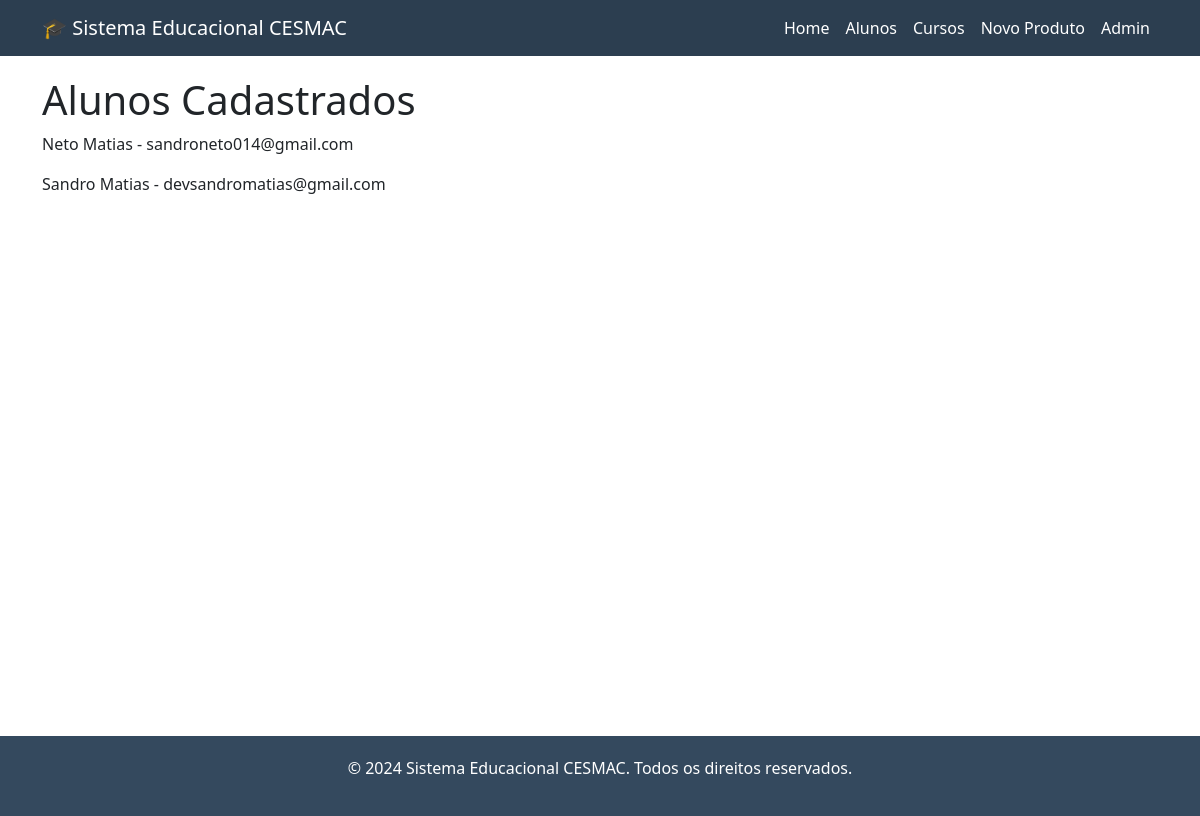
/alunos/, run on an earlier commit of the app's database.
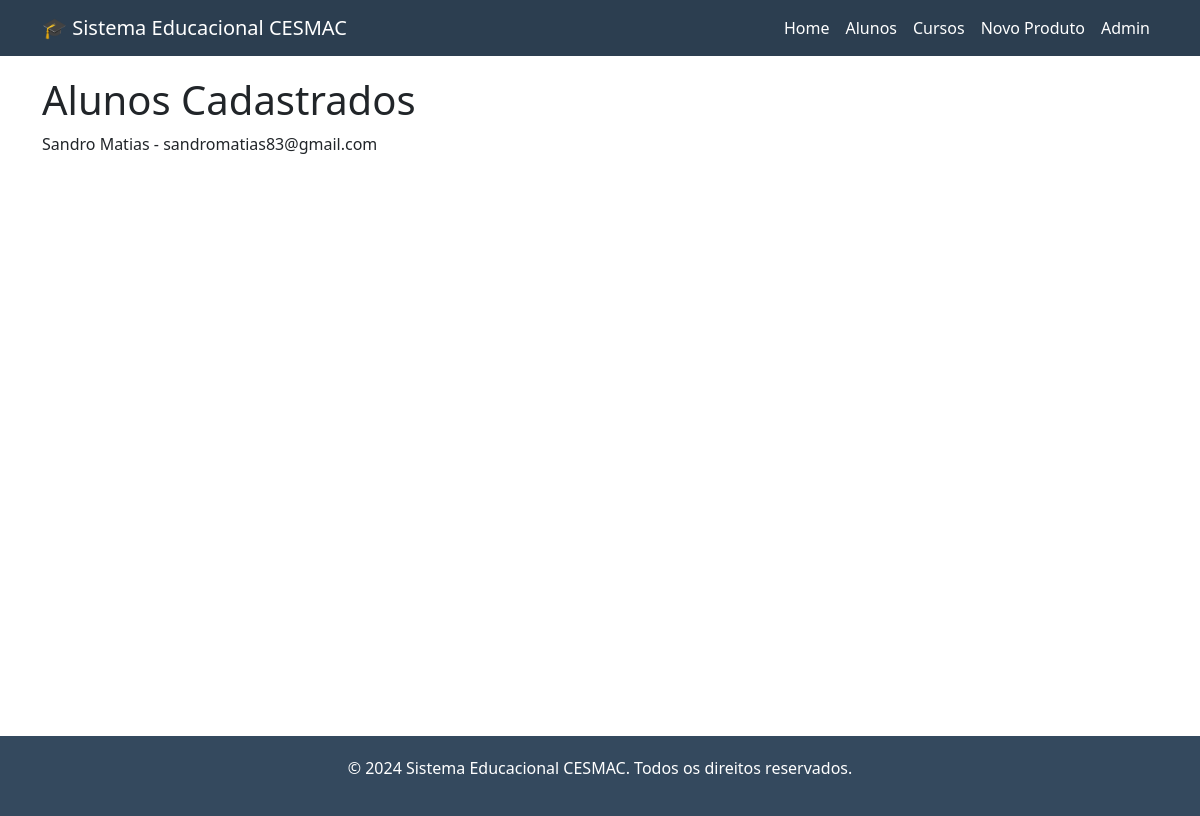
And on a later commit of the database.
### education/models.py (models this page shows, shortened)
class Aluno(models.Model):
    nome = models.CharField(max_length=100)
    sobrenome = models.CharField(max_length=100)
    email = models.EmailField(unique=True)
    telefone = models.CharField(max_length=20, blank=True)
    cursos = models.ManyToManyField(Curso, related_name='alunos', blank=True)
    data_cadastro = models.DateTimeField(default=timezone.now)
    class Meta:
        verbose_name = "Aluno"
        verbose_name_plural = "Alunos"
        ordering = ['nome']
    def quantidade_cursos(self):
        return self.cursos.count()
    quantidade_cursos.short_description = 'Cursos'

### education/views.py (the view)
# urls.py: path('alunos/', views.lista_alunos, name='lista_alunos'),
def lista_alunos(request):
    try:
        from .models import Aluno
        alunos = Aluno.objects.all()
    except OperationalError:
        alunos = []
        messages.info(request, "Tabela de alunos ainda não foi criada. Execute as migrações.")
    except:
        alunos = []
    return render(request, 'education/lista_alunos.html', {'alunos': alunos})

### education/templates/education/lista_alunos.html
{% extends 'education/base.html' %}
{% block content %}
<h1>Alunos Cadastrados</h1>
{% for aluno in alunos %}
    <p>{{ aluno.nome }} {{ aluno.sobrenome }} - {{ aluno.email }}</p>
{% endfor %}
{% endblock %}

What changed in the data, as far as the page shows it:
removed Aluno: nome "Neto", sobrenome "Matias", email "sandroneto014@gmail.com"
changed Aluno "Sandro": email "devsandromatias@gmail.com" → "sandromatias83@gmail.com"
